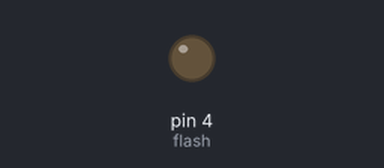
A program run on a simulated MicroPython board. Parts: output pins drawn as LEDs (lit = HIGH). What the program prints to the serial console is not drawn. At 11.9 s the program stops and its outputs stay as they are.

Above: at 0.6 s.
At 11.47 s:
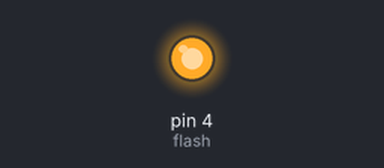
Timing chart, 0 to 13.2 s (numbered marks = the images above):
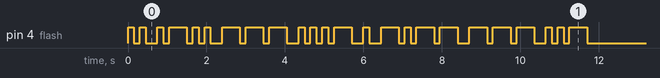

The program:

260929_sum_return_lab.py
```python
from machine import Pin
import time

flash = Pin(4, Pin.OUT, value=0)

UNIT = 150
SOS = [1,1,1,3,3,3,1,1,1]
SES = [1,1,1,0,1,0,1,1,1]
ILOVEYOU = [1,1,0,1,3,1,1,0,3,3,3,0,1,1,1,3,0,1,0,3,1,3,3,0,3,3,3,0,1,1,3]

def send_morse(pin_obj, signals, unit):
    on_times = []
    for s in signals:
        pin_obj.value(1)
        time.sleep_ms(s * unit)
        pin_obj.value(0)
        time.sleep_ms(unit)

        on_times.append(s * unit)

    if signals == SOS:
        print("SOS 전송 완료")
        print("총 시간: ", sum(on_times) + unit * len(signals))
    elif signals == ILOVEYOU:
        print("I LOVE YOU 전송 완료")
        print("총 시간: ", sum(on_times) + unit * len(signals))
    elif signals == SES:
        print("SES 전송 완료")
        print("총 시간: ", sum(on_times) + unit * len(signals))

    return on_times

send_morse(flash, ILOVEYOU, UNIT)
```

Measured:
- by itself, pin 4 (flash): LOW → HIGH at 0.00 s, → LOW 0.15 s later, → HIGH 0.15 s later, → LOW 0.15 s later, … (48 changes in this stretch)
